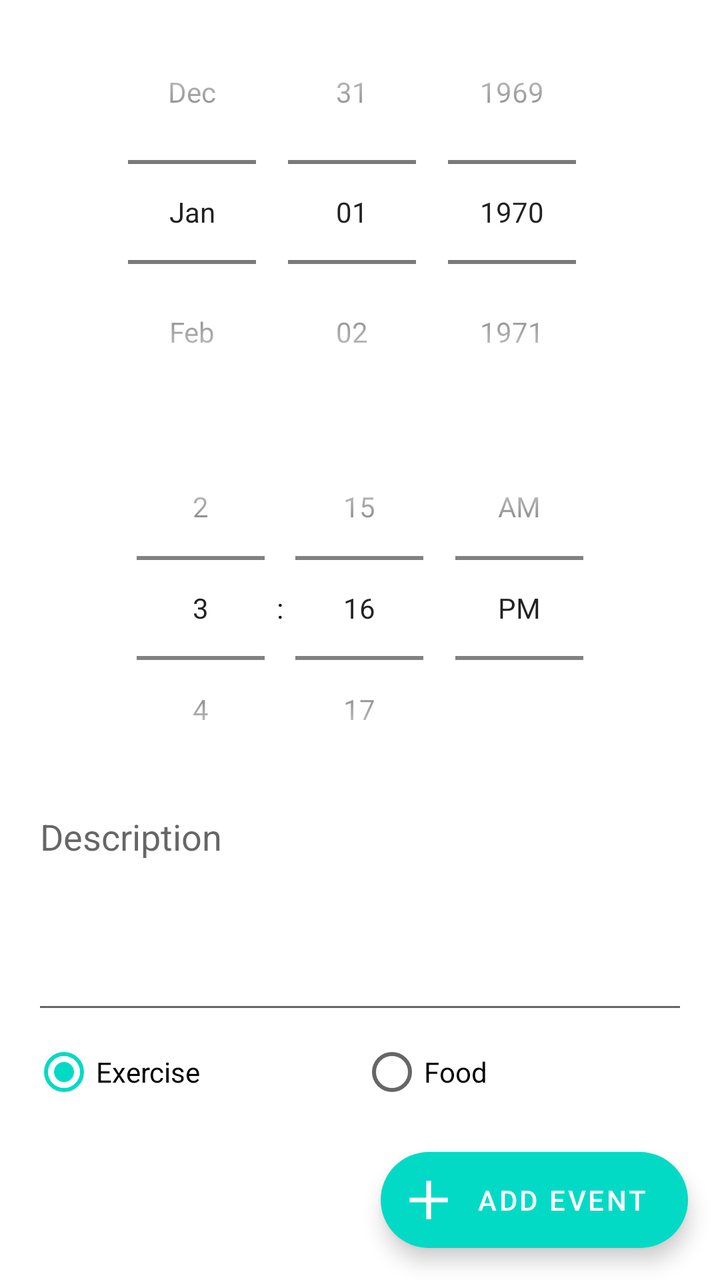
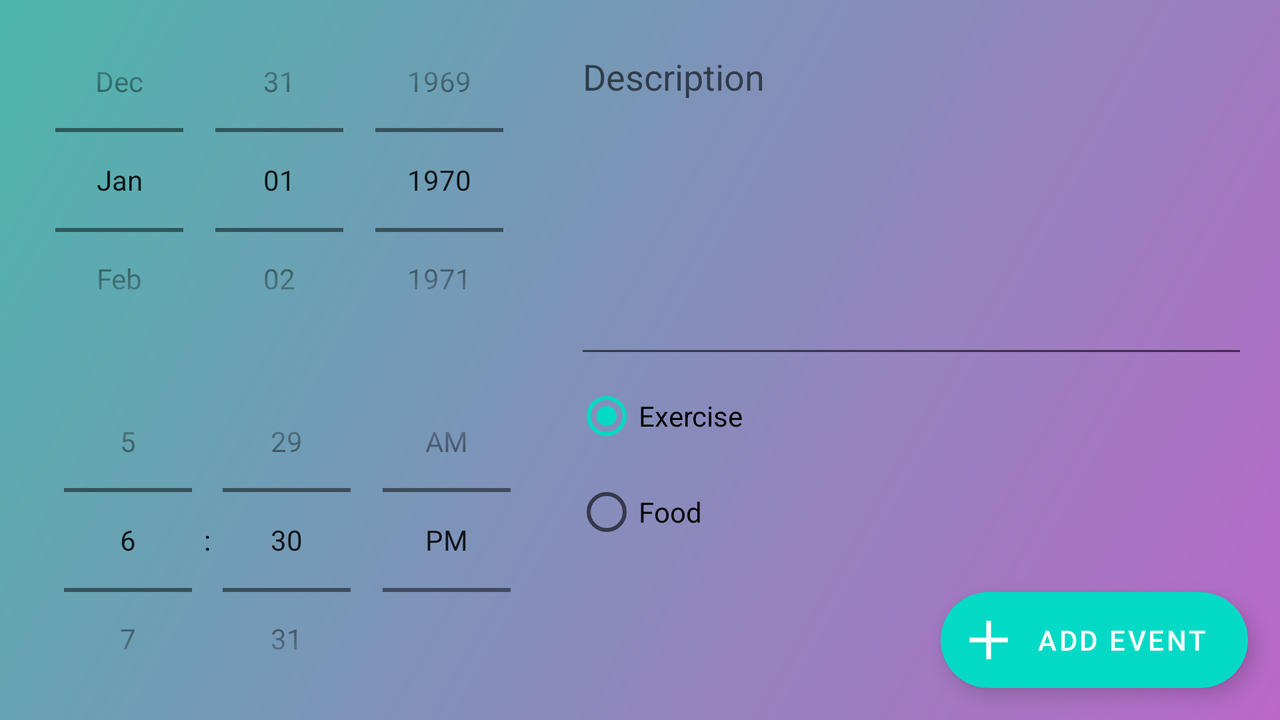

One screen, two layout resources from the same app: the default and the author's alternative for another configuration. Each is rendered where Android would select it; the XML of both is given below.
<!-- AndroidManifest.xml: application theme Theme.Group_5_Android_Project -->
<!-- res/layout/activity_add_entry.xml -->
<?xml version="1.0" encoding="utf-8"?>
<androidx.constraintlayout.widget.ConstraintLayout xmlns:android="http://schemas.android.com/apk/res/android"
    xmlns:app="http://schemas.android.com/apk/res-auto"
    xmlns:tools="http://schemas.android.com/tools"
    android:layout_width="match_parent"
    android:layout_height="match_parent"
    tools:context=".AddEntry">

    <DatePicker
        android:id="@+id/newEntryDate"
        android:layout_width="0dp"
        android:layout_height="wrap_content"
        android:layout_marginStart="16dp"
        android:layout_marginEnd="16dp"
        android:calendarViewShown="false"
        android:datePickerMode="spinner"
        app:layout_constraintEnd_toEndOf="parent"
        app:layout_constraintHorizontal_bias="0.0"
        app:layout_constraintStart_toStartOf="parent"
        app:layout_constraintTop_toTopOf="parent" />

    <TimePicker
        android:id="@+id/newEntryTime"
        android:layout_width="0dp"
        android:layout_height="184dp"
        android:layout_marginStart="16dp"
        android:layout_marginEnd="16dp"
        android:timePickerMode="spinner"
        app:layout_constraintEnd_toEndOf="parent"
        app:layout_constraintHorizontal_bias="1.0"
        app:layout_constraintStart_toStartOf="parent"
        app:layout_constraintTop_toBottomOf="@+id/newEntryDate" />

    <EditText
        android:id="@+id/newEntryDescription"
        android:layout_width="0dp"
        android:layout_height="0dp"
        android:layout_marginStart="16dp"
        android:layout_marginEnd="16dp"
        android:autofillHints=""
        android:gravity="start|top"
        android:hint="@string/description"
        android:inputType="textMultiLine"
        app:layout_constraintBottom_toTopOf="@+id/newEntryType"
        app:layout_constraintEnd_toEndOf="parent"
        app:layout_constraintStart_toStartOf="parent"
        app:layout_constraintTop_toBottomOf="@+id/newEntryTime" />

    <RadioGroup
        android:id="@+id/newEntryType"
        android:layout_width="0dp"
        android:layout_height="wrap_content"
        android:layout_marginStart="16dp"
        android:layout_marginEnd="16dp"
        android:layout_marginBottom="16dp"
        android:checkedButton="@id/radioExercise"
        android:orientation="horizontal"
        app:layout_constraintBottom_toTopOf="@+id/floatingActionButton"
        app:layout_constraintEnd_toEndOf="parent"
        app:layout_constraintStart_toStartOf="parent">

        <RadioButton
            android:id="@+id/radioExercise"
            android:layout_width="match_parent"
            android:layout_height="wrap_content"
            android:layout_weight=".5"
            android:text="@string/entry_type_exercise" />

        <RadioButton
            android:id="@+id/radioFood"
            android:layout_width="match_parent"
            android:layout_height="wrap_content"
            android:layout_weight=".5"
            android:text="@string/entry_type_food" />

    </RadioGroup>

    <com.google.android.material.floatingactionbutton.ExtendedFloatingActionButton
        android:id="@+id/floatingActionButton"
        android:layout_width="wrap_content"
        android:layout_height="wrap_content"
        android:layout_marginEnd="16dp"
        android:layout_marginBottom="16dp"
        android:clickable="true"
        android:contentDescription="@string/addEntryContentDescription"
        android:focusable="true"
        android:text="@string/create_entry"
        android:textColor="?colorOnPrimary"
        app:icon="@drawable/ic_plus"
        app:iconTint="@null"
        app:layout_constraintBottom_toBottomOf="parent"
        app:layout_constraintEnd_toEndOf="parent"
        android:onClick="addEntry"/>

</androidx.constraintlayout.widget.ConstraintLayout>
<!-- resources referenced by this layout -->
<resources>
  <!-- drawable ic_plus (drawable) -->
  <?xml version="1.0" encoding="utf-8"?>
  <vector xmlns:android="http://schemas.android.com/apk/res/android"
      android:width="200dp"
      android:height="200dp"
      android:viewportWidth="200"
      android:viewportHeight="200"
      >
      <path
          android:fillColor="#00ffffff"
          android:pathData="M0,0h200v200h-200z"
          />
      <path
          android:fillColor="#00000000"
          android:pathData="M100,20L100,180"
          android:strokeWidth="20"
          android:strokeColor="#FFFFFFFF"
          />
      <path
          android:fillColor="#00000000"
          android:pathData="M20,100L180,100"
          android:strokeWidth="20"
          android:strokeColor="#FFFFFFFF"
          />
  
  </vector>
  <string name="addEntryContentDescription">Add calendar entry</string>
  <string name="create_entry">Add Event</string>
  <string name="description">Description</string>
  <string name="entry_type_exercise">Exercise</string>
  <string name="entry_type_food">Food</string>
  <style name="Theme.Group_5_Android_Project" parent="Theme.MaterialComponents.DayNight.DarkActionBar">
          
          <item name="colorPrimary">@color/purple_500</item>
          <item name="colorPrimaryVariant">@color/purple_700</item>
          <item name="colorOnPrimary">@color/white</item>
          
          <item name="colorSecondary">@color/teal_200</item>
          <item name="colorSecondaryVariant">@color/teal_700</item>
          <item name="colorOnSecondary">@color/black</item>
          
          <item name="android:statusBarColor" tools:targetApi="l">?attr/colorPrimaryVariant</item>
          
          <item name="android:textColor">@color/black</item>
      </style>
</resources>
<!-- res/layout-land/activity_add_entry.xml (the author's variant of the layout above) -->
<!-- drawn on the phone turned sideways -->
<?xml version="1.0" encoding="utf-8"?>
<androidx.constraintlayout.widget.ConstraintLayout xmlns:android="http://schemas.android.com/apk/res/android"
    xmlns:app="http://schemas.android.com/apk/res-auto"
    xmlns:tools="http://schemas.android.com/tools"
    android:layout_width="match_parent"
    android:layout_height="match_parent"
    android:background="@drawable/gradient_bg"
    tools:context=".AddEntry">

    <DatePicker
        android:id="@+id/newEntryDate"
        android:layout_width="wrap_content"
        android:layout_height="0dp"
        android:calendarViewShown="false"
        android:datePickerMode="spinner"
        app:layout_constraintBottom_toTopOf="@+id/newEntryTime"
        app:layout_constraintEnd_toEndOf="@+id/newEntryTime"
        app:layout_constraintHorizontal_bias="0.5"
        app:layout_constraintStart_toStartOf="@+id/newEntryTime"
        app:layout_constraintTop_toTopOf="parent" />

    <TimePicker
        android:id="@+id/newEntryTime"
        android:layout_width="wrap_content"
        android:layout_height="0dp"
        android:layout_marginStart="16dp"
        android:timePickerMode="spinner"
        app:layout_constraintBottom_toBottomOf="parent"
        app:layout_constraintStart_toStartOf="parent"
        app:layout_constraintTop_toBottomOf="@+id/newEntryDate" />

    <EditText
        android:id="@+id/newEntryDescription"
        android:layout_width="0dp"
        android:layout_height="0dp"
        android:layout_marginStart="16dp"
        android:layout_marginTop="16dp"
        android:layout_marginEnd="16dp"
        android:autofillHints=""
        android:gravity="start|top"
        android:hint="@string/description"
        android:inputType="textMultiLine"
        app:layout_constraintBottom_toTopOf="@+id/newEntryType"
        app:layout_constraintEnd_toEndOf="parent"
        app:layout_constraintStart_toEndOf="@+id/newEntryTime"
        app:layout_constraintTop_toTopOf="parent" />

    <RadioGroup
        android:id="@+id/newEntryType"
        android:layout_width="0dp"
        android:layout_height="wrap_content"
        android:layout_marginStart="16dp"
        android:layout_marginEnd="16dp"
        android:layout_marginBottom="16dp"
        android:checkedButton="@id/radioExercise"
        android:orientation="vertical"
        app:layout_constraintBottom_toTopOf="@+id/floatingActionButton"
        app:layout_constraintEnd_toEndOf="parent"
        app:layout_constraintStart_toEndOf="@+id/newEntryTime">

        <RadioButton
            android:id="@+id/radioExercise"
            android:layout_width="match_parent"
            android:layout_height="wrap_content"
            android:layout_weight=".5"
            android:text="@string/entry_type_exercise" />

        <RadioButton
            android:id="@+id/radioFood"
            android:layout_width="match_parent"
            android:layout_height="wrap_content"
            android:layout_weight=".5"
            android:text="@string/entry_type_food" />

    </RadioGroup>

    <com.google.android.material.floatingactionbutton.ExtendedFloatingActionButton
        android:id="@+id/floatingActionButton"
        android:layout_width="wrap_content"
        android:layout_height="wrap_content"
        android:layout_marginEnd="16dp"
        android:layout_marginBottom="16dp"
        android:clickable="true"
        android:contentDescription="@string/addEntryContentDescription"
        android:focusable="true"
        android:onClick="addEntry"
        android:text="@string/create_entry"
        android:textColor="?colorOnPrimary"
        app:icon="@drawable/ic_plus"
        app:iconTint="@null"
        app:layout_constraintBottom_toBottomOf="parent"
        app:layout_constraintEnd_toEndOf="parent" />

</androidx.constraintlayout.widget.ConstraintLayout>
<!-- resources referenced by the variant -->
<!-- as the phone turned sideways resolves them -->
<resources>
  <!-- drawable gradient_bg (drawable) -->
  <?xml version="1.0" encoding="utf-8"?>
  <shape xmlns:android="http://schemas.android.com/apk/res/android">
      <gradient
          android:startColor="@color/backgroudStartColor"
          android:endColor="@color/backgroudEndColor"
          android:angle="315" />
  </shape>
  <!-- drawable ic_plus (drawable) -->
  <?xml version="1.0" encoding="utf-8"?>
  <vector xmlns:android="http://schemas.android.com/apk/res/android"
      android:width="200dp"
      android:height="200dp"
      android:viewportWidth="200"
      android:viewportHeight="200"
      >
      <path
          android:fillColor="#00ffffff"
          android:pathData="M0,0h200v200h-200z"
          />
      <path
          android:fillColor="#00000000"
          android:pathData="M100,20L100,180"
          android:strokeWidth="20"
          android:strokeColor="#FFFFFFFF"
          />
      <path
          android:fillColor="#00000000"
          android:pathData="M20,100L180,100"
          android:strokeWidth="20"
          android:strokeColor="#FFFFFFFF"
          />
  
  </vector>
  <string name="addEntryContentDescription">Add calendar entry</string>
  <string name="create_entry">Add Event</string>
  <string name="description">Description</string>
  <string name="entry_type_exercise">Exercise</string>
  <string name="entry_type_food">Food</string>
  <style name="Theme.Group_5_Android_Project" parent="Theme.MaterialComponents.DayNight.DarkActionBar">
          
          <item name="colorPrimary">@color/purple_500</item>
          <item name="colorPrimaryVariant">@color/purple_700</item>
          <item name="colorOnPrimary">@color/white</item>
          
          <item name="colorSecondary">@color/teal_200</item>
          <item name="colorSecondaryVariant">@color/teal_700</item>
          <item name="colorOnSecondary">@color/black</item>
          
          <item name="android:statusBarColor" tools:targetApi="l">?attr/colorPrimaryVariant</item>
          
          <item name="android:textColor">@color/black</item>
      </style>
  <color name="backgroudStartColor">@color/mat_teal_300</color>
  <color name="backgroudEndColor">@color/mat_purple_300</color>
  <color name="mat_teal_300">#4DB6AC</color>
  <color name="mat_purple_300">#BA68C8</color>
</resources>
